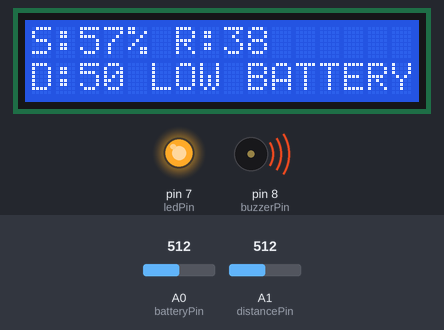
Recording of a sketch running on a simulated Arduino Uno, built with avr-gcc and run on an emulated ATmega328P. On the bench: 16×2 character LCD, output pins drawn as LEDs (lit = HIGH), buzzer (waves = sounding, pin HIGH). The test bench sets the inputs (shaded band); at power-on: A0 (batteryPin) = 512, A1 (distancePin) = 512.

Above: at 3.2 s.
3.3 s: A0 (batteryPin) set to 726
At 4.7 s:
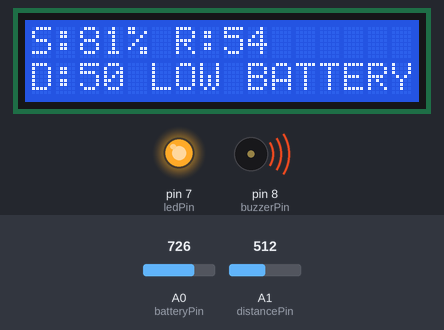
5.0 s: A0 (batteryPin) set to 759
At 6.3 s:
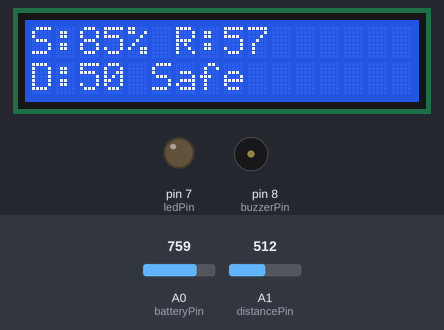
6.6 s: A1 (distancePin) set to 569
At 7.0 s:
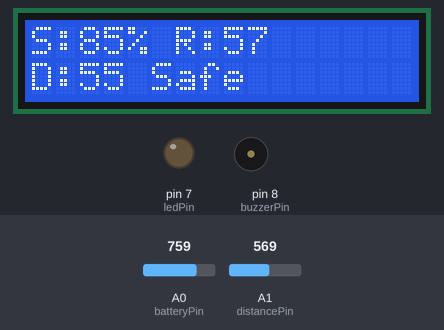
8.1 s: A1 (distancePin) set to 594
At 8.7 s:
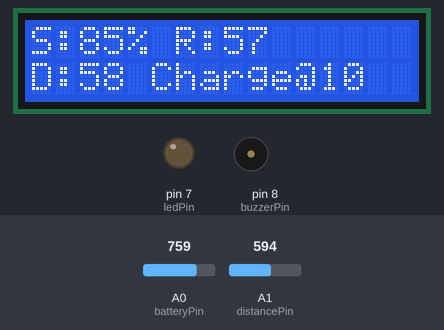
9.6 s: A0 (batteryPin) set to 716
At 10.4 s:
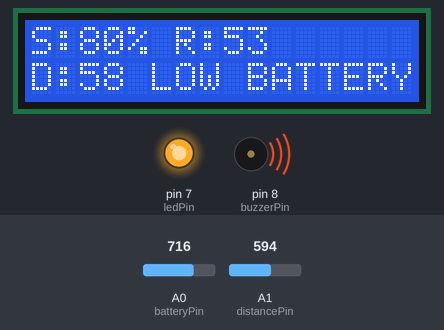
11.1 s: A1 (distancePin) set to 511
At 12.1 s:
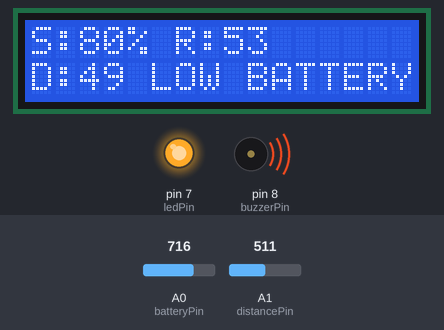
Timing chart, 0 to 13.6 s (numbered marks = the images above; inputs shaded):
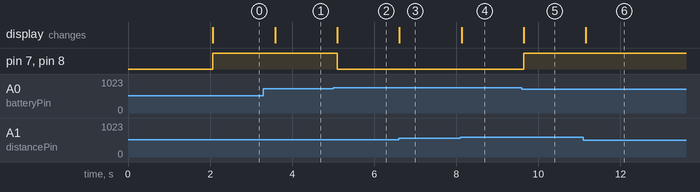

Measured:
- the behaviour switches between 743 and 744 on A0 (batteryPin) (found by bisection; images 1 and 2)
- the behaviour switches between 583 and 584 on A1 (distancePin) (found by bisection; images 3 and 4)
- after the input at 3.3 s, the display: changes after 0.29 s (image 1)
- after the input at 5.0 s, pin 7 (ledPin), pin 8 (buzzerPin): HIGH → LOW after 0.10 s; the display: changes after 0.10 s (image 2)
- after the input at 6.6 s, the display: changes at once (image 3)
- after the input at 8.1 s, the display: changes at once (image 4)
- after the input at 9.6 s, pin 7 (ledPin), pin 8 (buzzerPin): LOW → HIGH at once; the display: changes after 0.05 s (image 5)
- after the input at 11.1 s, the display: changes after 0.06 s (image 6)

The sketch:

EV_DON.ino
```cpp
#include <LiquidCrystal.h>

LiquidCrystal lcd(12, 11, 5, 4, 3, 2);

int batteryPin = A0;
int distancePin = A1;

int ledPin = 7;
int buzzerPin = 8;

float fullVoltage = 48.0;
float dividerFactor = 11.0;
float energyPerKm = 1.5;

// Charging stations (km from start)
float station1 = 10;
float station2 = 25;
float station3 = 40;

void setup() {

  pinMode(ledPin, OUTPUT);
  pinMode(buzzerPin, OUTPUT);

  lcd.begin(16, 2);
  lcd.print("EV SMART SYS");
  delay(2000);
  lcd.clear();
}

void loop() {

  // -------- BATTERY READ --------
  int adcValue = analogRead(batteryPin);
  float vOut = adcValue * (5.0 / 1023.0);
  float batteryVoltage = vOut * dividerFactor;

  float soc = (batteryVoltage / fullVoltage) * 100.0;

  if (soc > 100) soc = 100;
  if (soc < 0) soc = 0;

  // -------- DISTANCE FROM POT --------
  int potValue = analogRead(distancePin);
  float distance = map(potValue, 0, 1023, 0, 100);

  // -------- REMAINING RANGE --------
  float remainingRange = soc / energyPerKm;

  // -------- LCD LINE 1 --------
  lcd.setCursor(0, 0);
  lcd.print("S:");
  lcd.print(soc,0);
  lcd.print("% R:");
  lcd.print(remainingRange,0);
  lcd.print("   ");

  // -------- LCD LINE 2 --------
  lcd.setCursor(0, 1);
  lcd.print("D:");
  lcd.print(distance,0);
  lcd.print(" ");

  if (batteryVoltage < 40.0) {

      digitalWrite(ledPin, HIGH);
      digitalWrite(buzzerPin, HIGH);
      lcd.print("LOW BATTERY ");
  }
  else if (remainingRange >= distance) {

      digitalWrite(ledPin, LOW);
      digitalWrite(buzzerPin, LOW);
      lcd.print("Safe        ");
  }
  else {

      digitalWrite(ledPin, LOW);
      digitalWrite(buzzerPin, LOW);

      if (remainingRange >= station1)
          lcd.print("Charge@10   ");
      else if (remainingRange >= station2)
          lcd.print("Charge@25   ");
      else if (remainingRange >= station3)
          lcd.print("Charge@40   ");
      else
          lcd.print("No Station  ");
  }

  delay(500);
}
```
